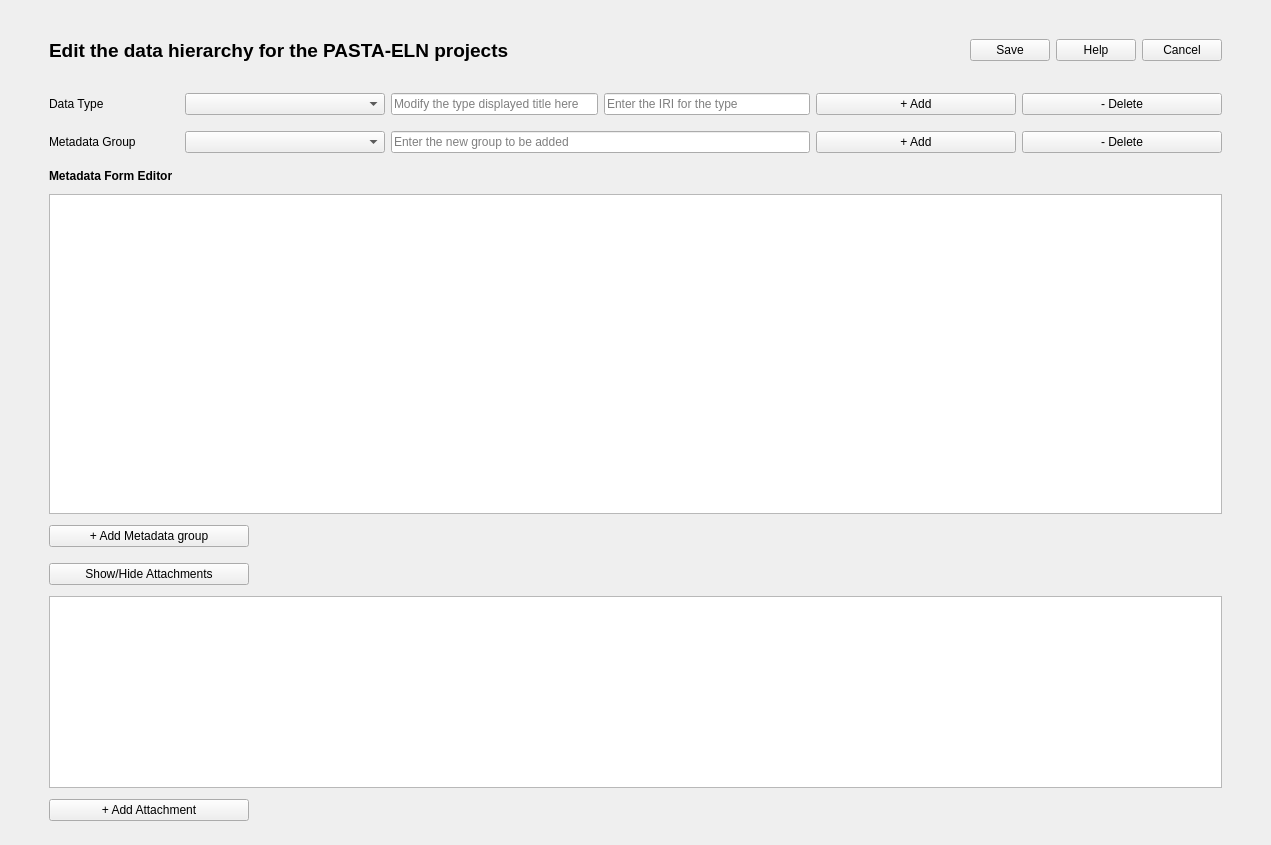
<?xml version="1.0" encoding="UTF-8"?>
<ui version="4.0">
 <class>DataHierarchyConfigurationBase</class>
 <widget class="QWidget" name="DataHierarchyConfigurationBase">
  <property name="geometry">
   <rect>
    <x>0</x>
    <y>0</y>
    <width>1271</width>
    <height>845</height>
   </rect>
  </property>
  <property name="windowTitle">
   <string>Data Hierarchy Editor</string>
  </property>
  <property name="toolTip">
   <string/>
  </property>
  <layout class="QGridLayout" name="gridLayout">
   <property name="leftMargin">
    <number>10</number>
   </property>
   <property name="topMargin">
    <number>10</number>
   </property>
   <property name="rightMargin">
    <number>10</number>
   </property>
   <property name="bottomMargin">
    <number>10</number>
   </property>
   <item row="0" column="1">
    <widget class="QWidget" name="mainWidget" native="true">
     <property name="sizePolicy">
      <sizepolicy hsizetype="Expanding" vsizetype="Expanding">
       <horstretch>0</horstretch>
       <verstretch>0</verstretch>
      </sizepolicy>
     </property>
     <layout class="QGridLayout" name="gridLayout_2">
      <item row="0" column="0">
       <layout class="QGridLayout" name="mainGridLayout" rowstretch="0,0,0,0,0,0,0,0,0,0,0,0,0,0">
        <property name="leftMargin">
         <number>30</number>
        </property>
        <property name="rightMargin">
         <number>30</number>
        </property>
        <item row="6" column="0">
         <widget class="QTableView" name="typeMetadataTableView">
          <property name="sizePolicy">
           <sizepolicy hsizetype="Expanding" vsizetype="Expanding">
            <horstretch>0</horstretch>
            <verstretch>0</verstretch>
           </sizepolicy>
          </property>
          <property name="toolTip">
           <string>Table which lists and allows editing of all the metadata associated with the above selected type</string>
          </property>
          <property name="sortingEnabled">
           <bool>false</bool>
          </property>
          <attribute name="horizontalHeaderCascadingSectionResizes">
           <bool>true</bool>
          </attribute>
          <attribute name="horizontalHeaderShowSortIndicator" stdset="0">
           <bool>false</bool>
          </attribute>
          <attribute name="horizontalHeaderStretchLastSection">
           <bool>false</bool>
          </attribute>
          <attribute name="verticalHeaderCascadingSectionResizes">
           <bool>true</bool>
          </attribute>
          <attribute name="verticalHeaderShowSortIndicator" stdset="0">
           <bool>false</bool>
          </attribute>
          <attribute name="verticalHeaderStretchLastSection">
           <bool>false</bool>
          </attribute>
         </widget>
        </item>
        <item row="10" column="0">
         <layout class="QHBoxLayout" name="attachmentsHeaderHorizontalLayout">
          <property name="leftMargin">
           <number>0</number>
          </property>
          <property name="topMargin">
           <number>5</number>
          </property>
          <property name="rightMargin">
           <number>0</number>
          </property>
          <property name="bottomMargin">
           <number>5</number>
          </property>
          <item>
           <widget class="QPushButton" name="attachmentsShowHidePushButton">
            <property name="sizePolicy">
             <sizepolicy hsizetype="Minimum" vsizetype="Minimum">
              <horstretch>0</horstretch>
              <verstretch>0</verstretch>
             </sizepolicy>
            </property>
            <property name="minimumSize">
             <size>
              <width>200</width>
              <height>0</height>
             </size>
            </property>
            <property name="text">
             <string>Show/Hide Attachments</string>
            </property>
           </widget>
          </item>
          <item>
           <spacer name="horizontalSpacer_2">
            <property name="orientation">
             <enum>Qt::Horizontal</enum>
            </property>
            <property name="sizeHint" stdset="0">
             <size>
              <width>40</width>
              <height>20</height>
             </size>
            </property>
           </spacer>
          </item>
         </layout>
        </item>
        <item row="3" column="0">
         <layout class="QHBoxLayout" name="metadataGroupHorizontalLayout">
          <property name="leftMargin">
           <number>0</number>
          </property>
          <property name="topMargin">
           <number>5</number>
          </property>
          <property name="rightMargin">
           <number>0</number>
          </property>
          <property name="bottomMargin">
           <number>5</number>
          </property>
          <item>
           <widget class="QLabel" name="metadataGroupLabel">
            <property name="sizePolicy">
             <sizepolicy hsizetype="Fixed" vsizetype="Preferred">
              <horstretch>0</horstretch>
              <verstretch>0</verstretch>
             </sizepolicy>
            </property>
            <property name="minimumSize">
             <size>
              <width>130</width>
              <height>0</height>
             </size>
            </property>
            <property name="text">
             <string>Metadata Group</string>
            </property>
           </widget>
          </item>
          <item>
           <widget class="QComboBox" name="metadataGroupComboBox">
            <property name="enabled">
             <bool>true</bool>
            </property>
            <property name="sizePolicy">
             <sizepolicy hsizetype="Fixed" vsizetype="Fixed">
              <horstretch>0</horstretch>
              <verstretch>0</verstretch>
             </sizepolicy>
            </property>
            <property name="minimumSize">
             <size>
              <width>200</width>
              <height>0</height>
             </size>
            </property>
            <property name="toolTip">
             <string>Select the group of metadata to be listed below in the table</string>
            </property>
            <property name="sizeAdjustPolicy">
             <enum>QComboBox::AdjustToContents</enum>
            </property>
           </widget>
          </item>
          <item>
           <widget class="QLineEdit" name="addMetadataGroupLineEdit">
            <property name="sizePolicy">
             <sizepolicy hsizetype="Expanding" vsizetype="Fixed">
              <horstretch>0</horstretch>
              <verstretch>0</verstretch>
             </sizepolicy>
            </property>
            <property name="minimumSize">
             <size>
              <width>0</width>
              <height>0</height>
             </size>
            </property>
            <property name="toolTip">
             <string>Enter the new group to be added to the data type</string>
            </property>
            <property name="placeholderText">
             <string>Enter the new group to be added</string>
            </property>
            <property name="clearButtonEnabled">
             <bool>true</bool>
            </property>
           </widget>
          </item>
          <item>
           <widget class="QPushButton" name="addMetadataGroupPushButton">
            <property name="sizePolicy">
             <sizepolicy hsizetype="Fixed" vsizetype="Fixed">
              <horstretch>0</horstretch>
              <verstretch>0</verstretch>
             </sizepolicy>
            </property>
            <property name="minimumSize">
             <size>
              <width>200</width>
              <height>0</height>
             </size>
            </property>
            <property name="toolTip">
             <string>Add a new group of metadata to the data type, table below will be reset to empty list!</string>
            </property>
            <property name="statusTip">
             <string/>
            </property>
            <property name="text">
             <string>+ Add</string>
            </property>
           </widget>
          </item>
          <item>
           <widget class="QPushButton" name="deleteMetadataGroupPushButton">
            <property name="sizePolicy">
             <sizepolicy hsizetype="Fixed" vsizetype="Fixed">
              <horstretch>0</horstretch>
              <verstretch>0</verstretch>
             </sizepolicy>
            </property>
            <property name="minimumSize">
             <size>
              <width>200</width>
              <height>0</height>
             </size>
            </property>
            <property name="toolTip">
             <string>Delete the selected group in the group combobox</string>
            </property>
            <property name="text">
             <string>- Delete</string>
            </property>
           </widget>
          </item>
         </layout>
        </item>
        <item row="1" column="0">
         <layout class="QHBoxLayout" name="datatypeHorizontalLayout">
          <property name="leftMargin">
           <number>0</number>
          </property>
          <property name="topMargin">
           <number>5</number>
          </property>
          <property name="rightMargin">
           <number>0</number>
          </property>
          <property name="bottomMargin">
           <number>5</number>
          </property>
          <item>
           <widget class="QLabel" name="typeLabel">
            <property name="sizePolicy">
             <sizepolicy hsizetype="Fixed" vsizetype="Preferred">
              <horstretch>0</horstretch>
              <verstretch>0</verstretch>
             </sizepolicy>
            </property>
            <property name="minimumSize">
             <size>
              <width>130</width>
              <height>0</height>
             </size>
            </property>
            <property name="text">
             <string>Data Type</string>
            </property>
           </widget>
          </item>
          <item>
           <widget class="QComboBox" name="typeComboBox">
            <property name="sizePolicy">
             <sizepolicy hsizetype="Fixed" vsizetype="Fixed">
              <horstretch>0</horstretch>
              <verstretch>0</verstretch>
             </sizepolicy>
            </property>
            <property name="minimumSize">
             <size>
              <width>200</width>
              <height>0</height>
             </size>
            </property>
            <property name="toolTip">
             <string>Select the type from the loaded ontology</string>
            </property>
            <property name="sizeAdjustPolicy">
             <enum>QComboBox::AdjustToContents</enum>
            </property>
           </widget>
          </item>
          <item>
           <widget class="QLineEdit" name="typeDisplayedTitleLineEdit">
            <property name="sizePolicy">
             <sizepolicy hsizetype="Minimum" vsizetype="Minimum">
              <horstretch>0</horstretch>
              <verstretch>0</verstretch>
             </sizepolicy>
            </property>
            <property name="minimumSize">
             <size>
              <width>0</width>
              <height>0</height>
             </size>
            </property>
            <property name="toolTip">
             <string>Modify the displayed title property of the type</string>
            </property>
            <property name="text">
             <string/>
            </property>
            <property name="placeholderText">
             <string>Modify the type displayed title here</string>
            </property>
            <property name="clearButtonEnabled">
             <bool>true</bool>
            </property>
           </widget>
          </item>
          <item>
           <widget class="QLineEdit" name="typeIriLineEdit">
            <property name="sizePolicy">
             <sizepolicy hsizetype="Minimum" vsizetype="Minimum">
              <horstretch>0</horstretch>
              <verstretch>0</verstretch>
             </sizepolicy>
            </property>
            <property name="toolTip">
             <string>Enter the link/iri to be associated with this data-type</string>
            </property>
            <property name="placeholderText">
             <string>Enter the IRI for the type</string>
            </property>
            <property name="clearButtonEnabled">
             <bool>true</bool>
            </property>
           </widget>
          </item>
          <item>
           <widget class="QPushButton" name="addTypePushButton">
            <property name="sizePolicy">
             <sizepolicy hsizetype="Fixed" vsizetype="Fixed">
              <horstretch>0</horstretch>
              <verstretch>0</verstretch>
             </sizepolicy>
            </property>
            <property name="minimumSize">
             <size>
              <width>200</width>
              <height>0</height>
             </size>
            </property>
            <property name="toolTip">
             <string>Add a new type (structural or normal type) to the ontology data set.</string>
            </property>
            <property name="text">
             <string>+ Add</string>
            </property>
           </widget>
          </item>
          <item>
           <widget class="QPushButton" name="deleteTypePushButton">
            <property name="sizePolicy">
             <sizepolicy hsizetype="Fixed" vsizetype="Fixed">
              <horstretch>0</horstretch>
              <verstretch>0</verstretch>
             </sizepolicy>
            </property>
            <property name="minimumSize">
             <size>
              <width>200</width>
              <height>0</height>
             </size>
            </property>
            <property name="toolTip">
             <string>Delete the type with the full metadata and attachments completely</string>
            </property>
            <property name="text">
             <string>- Delete</string>
            </property>
           </widget>
          </item>
         </layout>
        </item>
        <item row="8" column="0">
         <layout class="QHBoxLayout" name="metadataTableButtonHorizontalLayout">
          <property name="leftMargin">
           <number>0</number>
          </property>
          <property name="topMargin">
           <number>5</number>
          </property>
          <property name="rightMargin">
           <number>0</number>
          </property>
          <property name="bottomMargin">
           <number>5</number>
          </property>
          <item>
           <widget class="QPushButton" name="addMetadataRowPushButton">
            <property name="sizePolicy">
             <sizepolicy hsizetype="Minimum" vsizetype="Minimum">
              <horstretch>0</horstretch>
              <verstretch>0</verstretch>
             </sizepolicy>
            </property>
            <property name="minimumSize">
             <size>
              <width>200</width>
              <height>0</height>
             </size>
            </property>
            <property name="toolTip">
             <string>Add a new metadata row to the above table with empty values</string>
            </property>
            <property name="text">
             <string>+ Add Metadata group</string>
            </property>
           </widget>
          </item>
          <item>
           <spacer name="metadataButtonLayoutHorizontalSpacer">
            <property name="orientation">
             <enum>Qt::Horizontal</enum>
            </property>
            <property name="sizeType">
             <enum>QSizePolicy::Expanding</enum>
            </property>
            <property name="sizeHint" stdset="0">
             <size>
              <width>40</width>
              <height>20</height>
             </size>
            </property>
           </spacer>
          </item>
         </layout>
        </item>
        <item row="13" column="0">
         <layout class="QHBoxLayout" name="attachmentTableButtonsHorizontalLayout">
          <property name="leftMargin">
           <number>0</number>
          </property>
          <property name="topMargin">
           <number>5</number>
          </property>
          <property name="rightMargin">
           <number>0</number>
          </property>
          <property name="bottomMargin">
           <number>5</number>
          </property>
          <item>
           <widget class="QPushButton" name="addAttachmentPushButton">
            <property name="minimumSize">
             <size>
              <width>200</width>
              <height>0</height>
             </size>
            </property>
            <property name="toolTip">
             <string>Add a new attachment row to the above table with empty values</string>
            </property>
            <property name="text">
             <string>+ Add Attachment</string>
            </property>
           </widget>
          </item>
          <item>
           <spacer name="horizontalSpacer">
            <property name="orientation">
             <enum>Qt::Horizontal</enum>
            </property>
            <property name="sizeType">
             <enum>QSizePolicy::Expanding</enum>
            </property>
            <property name="sizeHint" stdset="0">
             <size>
              <width>40</width>
              <height>20</height>
             </size>
            </property>
           </spacer>
          </item>
         </layout>
        </item>
        <item row="4" column="0">
         <layout class="QHBoxLayout" name="metadataTableHeaderHorizontalLayout">
          <property name="topMargin">
           <number>5</number>
          </property>
          <property name="bottomMargin">
           <number>5</number>
          </property>
          <item>
           <widget class="QLabel" name="metadataTableHeaderLabel">
            <property name="font">
             <font>
              <bold>true</bold>
             </font>
            </property>
            <property name="text">
             <string>Metadata Form Editor</string>
            </property>
           </widget>
          </item>
         </layout>
        </item>
        <item row="12" column="0">
         <widget class="QTableView" name="typeAttachmentsTableView">
          <property name="sizePolicy">
           <sizepolicy hsizetype="Expanding" vsizetype="Minimum">
            <horstretch>0</horstretch>
            <verstretch>0</verstretch>
           </sizepolicy>
          </property>
          <property name="toolTip">
           <string>Table which displays the attachments for the above selected data type</string>
          </property>
          <attribute name="horizontalHeaderStretchLastSection">
           <bool>false</bool>
          </attribute>
         </widget>
        </item>
        <item row="0" column="0">
         <layout class="QHBoxLayout" name="headerHorizontalLayout">
          <property name="leftMargin">
           <number>0</number>
          </property>
          <property name="topMargin">
           <number>20</number>
          </property>
          <property name="rightMargin">
           <number>0</number>
          </property>
          <property name="bottomMargin">
           <number>20</number>
          </property>
          <item>
           <widget class="QLabel" name="headerLabel">
            <property name="font">
             <font>
              <pointsize>14</pointsize>
              <bold>true</bold>
             </font>
            </property>
            <property name="text">
             <string>Edit the data hierarchy for the PASTA-ELN projects</string>
            </property>
            <property name="margin">
             <number>0</number>
            </property>
           </widget>
          </item>
          <item>
           <spacer name="headerHorizontalSpacer">
            <property name="orientation">
             <enum>Qt::Horizontal</enum>
            </property>
            <property name="sizeHint" stdset="0">
             <size>
              <width>40</width>
              <height>20</height>
             </size>
            </property>
           </spacer>
          </item>
          <item>
           <widget class="QPushButton" name="saveOntologyPushButton">
            <property name="toolTip">
             <string>Save loaded ontology in local database</string>
            </property>
            <property name="text">
             <string>Save</string>
            </property>
           </widget>
          </item>
          <item>
           <widget class="QPushButton" name="helpPushButton">
            <property name="toolTip">
             <string>Navigate to the help page</string>
            </property>
            <property name="text">
             <string>Help</string>
            </property>
           </widget>
          </item>
          <item>
           <widget class="QPushButton" name="cancelPushButton">
            <property name="toolTip">
             <string>Close the editor</string>
            </property>
            <property name="text">
             <string>Cancel</string>
            </property>
           </widget>
          </item>
         </layout>
        </item>
       </layout>
      </item>
     </layout>
    </widget>
   </item>
  </layout>
 </widget>
 <resources/>
 <connections/>
</ui>
